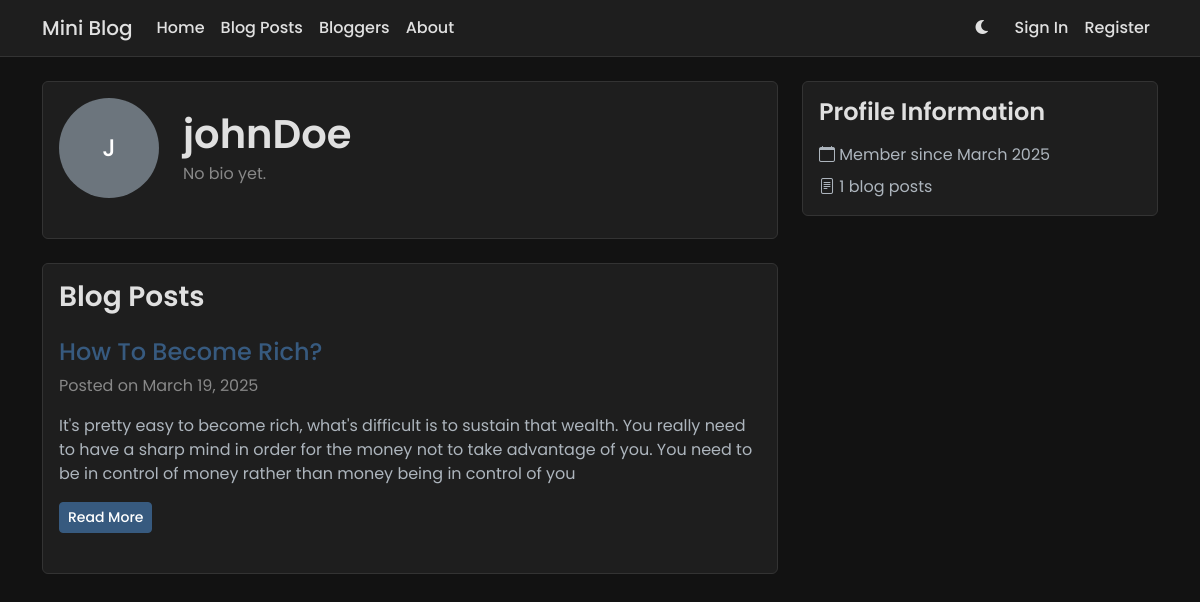
/blog/blogger/4/, run on an earlier commit of the app's database.
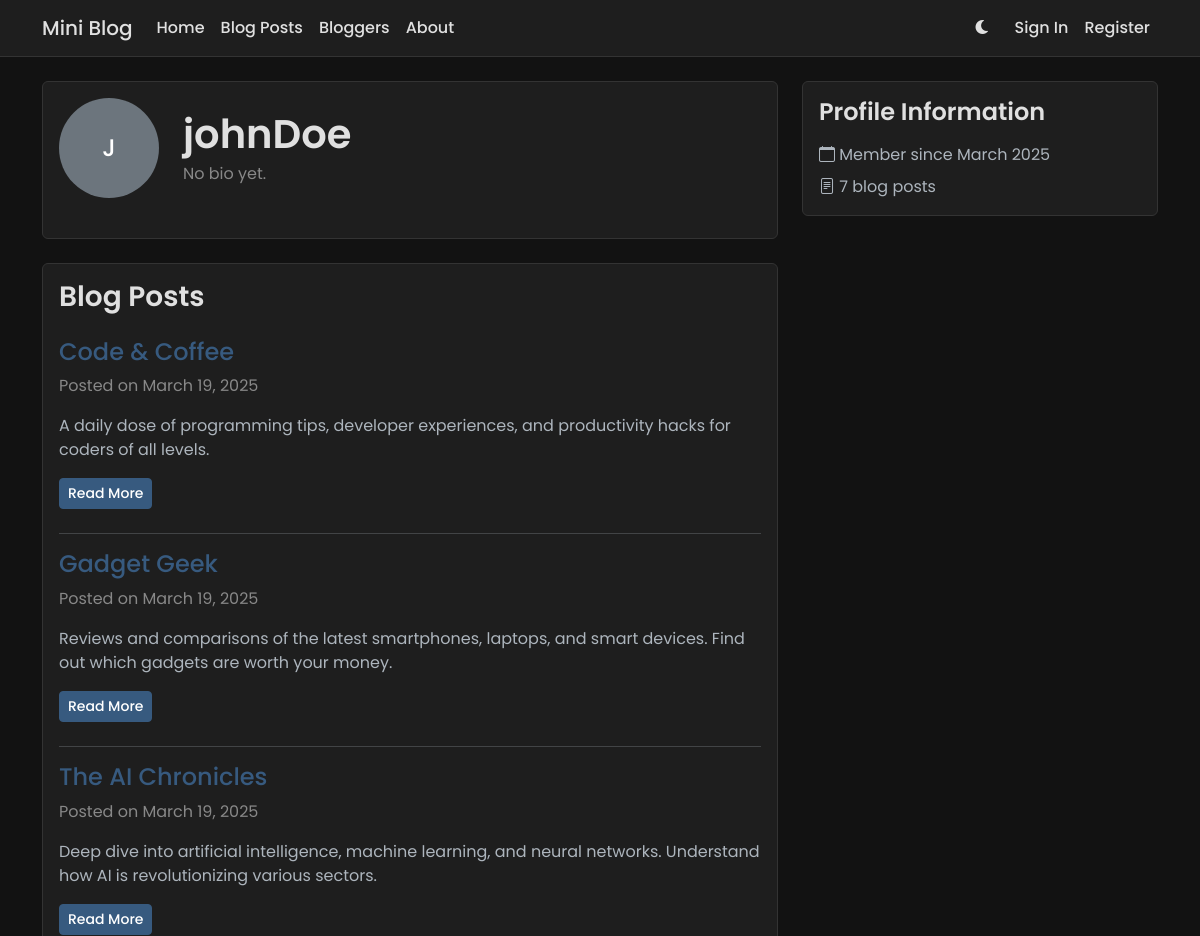
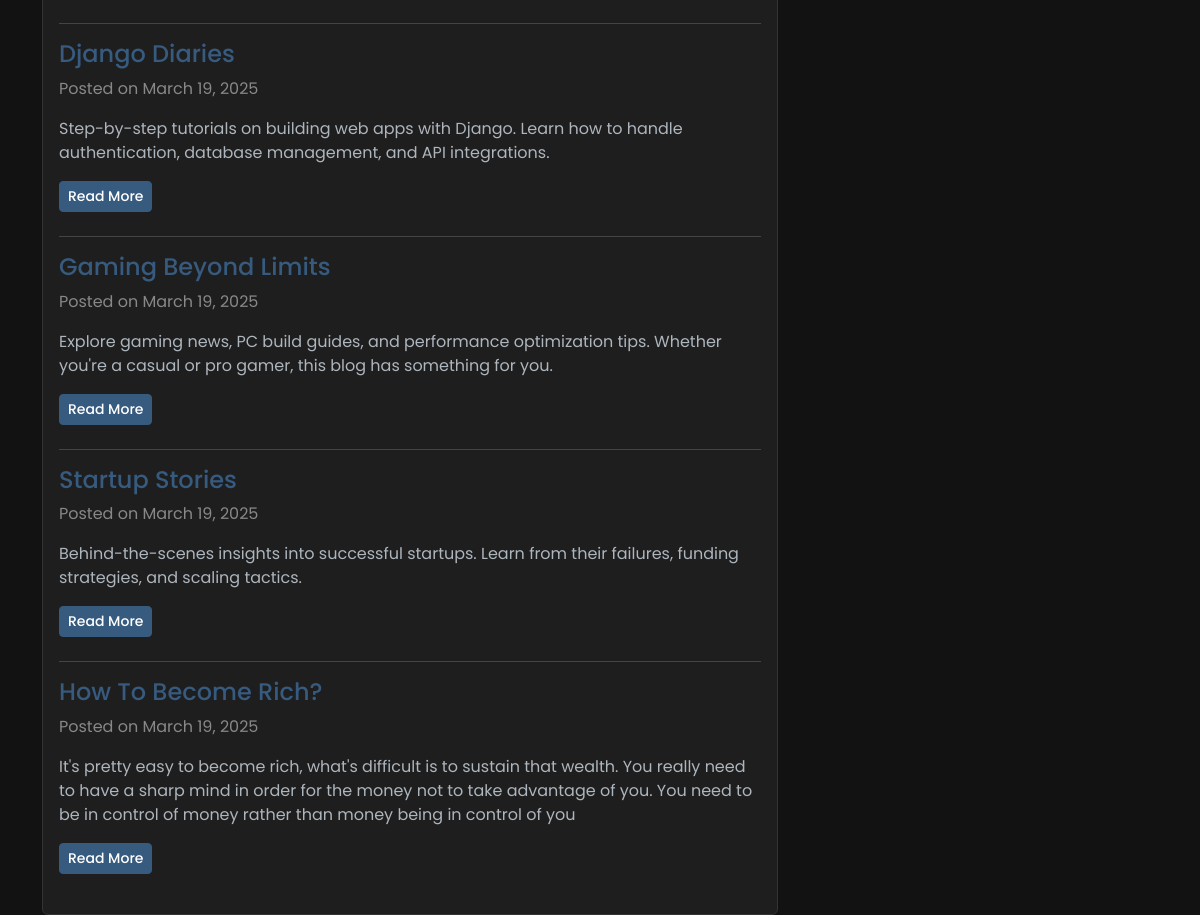
And on a later commit of the database (2 pictures, top to bottom).
### app/models.py (models this page shows, shortened)
class User(AbstractUser):
    bio = models.TextField(max_length=500, blank=True)
    location = models.CharField(max_length=100, blank=True)
    website = models.URLField(max_length=200, blank=True)
    profile_picture = models.ImageField(upload_to='profile_pics/', null=True, blank=True)
    created_at = models.DateTimeField(auto_now_add=True)
    updated_at = models.DateTimeField(auto_now=True)

class BlogPost(models.Model):
    title = models.CharField(max_length=200)
    content = models.TextField()
    author = models.ForeignKey(User, on_delete=models.CASCADE, related_name='blog_posts')
    created_at = models.DateTimeField(auto_now_add=True)
    updated_at = models.DateTimeField(auto_now=True)
    class Meta:
        ordering = ['-created_at']

### app/views.py (the view)
# urls.py: path('blog/blogger/<int:author_id>/', views.blogger_detail, name='blogger_detail'),
def blogger_detail(request, author_id):
    author = get_object_or_404(User, id=author_id)
    blog_posts = BlogPost.objects.filter(author=author).order_by('-created_at')
    return render(request, 'blogger_detail.html', {
        'author': author,
        'blog_posts': blog_posts
    })

### app/templates/blogger_detail.html (shortened to what this page needs)
{% extends 'base.html' %}
{% block content %}
<div class="row">
    <div class="col-md-8">
        <div class="card mb-4">
            <div class="card-body">
                <div class="d-flex align-items-center mb-4">
                    <div class="position-relative">
                        {% if author.profile_picture %}
                            <div class="profile-picture-container">
                                <img src="{{ author.profile_picture.url }}" alt="{{ author.username }}'s profile"
                                     class="rounded-circle" style="width: 100px; height: 100px; object-fit: cover; cursor: pointer;"
                                     id="profilePicture">
                                {% if user == author %}
                                    <div class="profile-picture-overlay">
                                        <div class="overlay-content">
                                            <span>Change Profile Picture</span>
                                            <button class="btn btn-sm btn-danger mt-2 remove-profile-picture">Remove</button>
                                        </div>
                                    </div>
                                {% endif %}
                            </div>
                        {% else %}
                            <div class="profile-picture-container">
                                <div class="rounded-circle bg-secondary d-flex align-items-center justify-content-center"
                                     style="width: 100px; height: 100px; cursor: pointer;"
                                     id="profilePicture">
                                    <span class="text-white h4 mb-0">{{ author.username|first|upper }}</span>
                                </div>
                            </div>
                        {% endif %}
                    </div>
                    <div class="ms-4">
                        <h1 class="mb-1">{{ author.username }}</h1>
                        {% if author.bio %}
                            <p class="text-muted mb-0">{{ author.bio }}</p>
                        {% else %}
                            <p class="text-muted mb-0">No bio yet.</p>
                        {% endif %}
                    </div>
                </div>
            </div>
        </div>
        <div class="card">
            <div class="card-body">
                <h3 class="card-title mb-4">Blog Posts</h3>
                {% if blog_posts %}
                    {% for post in blog_posts %}
                        <article class="mb-4">
                            <h4>
                                <a href="{% url 'blog_detail' post.id %}" class="text-decoration-none">{{ post.title }}</a>
                            </h4>
                            <p class="text-muted">
                                Posted on {{ post.created_at|date:"F j, Y" }}
                            </p>
                            <p>{{ post.content|truncatewords:50 }}</p>
                            <a href="{% url 'blog_detail' post.id %}" class="btn btn-primary btn-sm">Read More</a>
                        </article>
                        {% if not forloop.last %}
                            <hr>
                        {% endif %}
                    {% endfor %}
                {% else %}
                    <p class="text-muted mb-0">No blog posts yet.</p>
                {% endif %}
            </div>
        </div>
    </div>
    <div class="col-md-4">
        <div class="card mb-4">
            <div class="card-body">
                <h3 class="card-title h4 mb-3">Profile Information</h3>
                <ul class="list-unstyled mb-0">
                    <li class="mb-2">
                        <i class="bi bi-calendar"></i> Member since {{ author.date_joined|date:"F Y" }}
                    </li>
                    <li>
                        <i class="bi bi-file-text"></i> {{ blog_posts.count }} blog posts
                    </li>
                </ul>
            </div>
        </div>
    </div>
</div>
{% endblock %}

### app/templates/base.html (shortened to what this page needs)
<!DOCTYPE html>
<html lang="en" data-bs-theme="dark">
<head>
    <link href="https://cdn.jsdelivr.net/npm/bootstrap@5.3.0/dist/css/bootstrap.min.css" rel="stylesheet">
    <link href="https://cdn.jsdelivr.net/npm/bootstrap-icons@1.11.0/font/bootstrap-icons.css" rel="stylesheet">
    <link href="https://cdnjs.cloudflare.com/ajax/libs/font-awesome/6.0.0/css/all.min.css" rel="stylesheet">
</head>
<body>
    <nav class="navbar navbar-expand-lg">
        <div class="container">
            <a class="navbar-brand" href="{% url 'home' %}">Mini Blog</a>
            <div class="collapse navbar-collapse" id="navbarNav">
                <ul class="navbar-nav me-auto">
                    <li class="nav-item">
                        <a class="nav-link {% if request.resolver_match.url_name == 'home' %}active{% endif %}" href="{% url 'home' %}">
                            Home
                        </a>
                    </li>
                    <li class="nav-item">
                        <a class="nav-link {% if request.resolver_match.url_name == 'blog_list' %}active{% endif %}" href="{% url 'blog_list' %}">
                            Blog Posts
                        </a>
                    </li>
                    <li class="nav-item">
                        <a class="nav-link {% if request.resolver_match.url_name == 'blogger_list' %}active{% endif %}" href="{% url 'blogger_list' %}">
                            Bloggers
                        </a>
                    </li>
                    <li class="nav-item">
                        <a class="nav-link {% if request.resolver_match.url_name == 'about' %}active{% endif %}" href="{% url 'about' %}">
                            About
                        </a>
                    </li>
                </ul>
                <ul class="navbar-nav align-items-center">
                    <li class="nav-item me-2">
                        <div class="theme-toggle" id="themeToggle">
                            <i class="fas fa-moon"></i>
                        </div>
                    </li>
                    {% if user.is_authenticated %}
                        <li class="nav-item">
                            <a class="nav-link {% if request.resolver_match.url_name == 'blogger_detail' and request.resolver_match.kwargs.author_id == user.id %}active{% endif %}" href="{% url 'blogger_detail' user.id %}">
                                My Profile
                            </a>
                        </li>
                        <li class="nav-item">
                            <a class="nav-link" href="{% url 'logout' %}">Logout</a>
                        </li>
                    {% else %}
                        <li class="nav-item">
                            <a class="nav-link" href="{% url 'login' %}">Sign In</a>
                        </li>
                        <li class="nav-item">
                            <a class="nav-link" href="{% url 'register' %}">Register</a>
                        </li>
                    {% endif %}
                </ul>
            </div>
        </div>
    </nav>
    <main class="container mt-4">
        {% block content %}
        {% endblock %}
    </main>
</body>
</html>

### app/templates/base.html (style rules this page uses)
:root[data-bs-theme="dark"] { --bg-color: #121212; --text-color: #e0e0e0; --card-bg: #1e1e1e; --card-border: #333; --navbar-bg: #1e1e1e; --navbar-border: #333; --form-bg: #2d2d2d; --form-border: #444; --form-focus-border: #375a7f; --form-focus-shadow: rgba(55, 90, 127, 0.25); --toast-bg: #1e1e1e; --toast-border: #333; --toast-header-bg: #2d2d2d; --modal-bg: #1e1e1e; --modal-border: #333; --modal-header-bg: #2d2d2d; --modal-footer-bg: #2d2d2d; }
body { background-color: var(--bg-color); color: var(--text-color); font-family: 'Poppins', sans-serif; }
.navbar { background-color: var(--navbar-bg) !important; border-bottom: 1px solid var(--navbar-border); font-family: 'Poppins', sans-serif; }
.navbar-brand, .nav-link { color: var(--text-color) !important; font-weight: 500; }
.card { background-color: var(--card-bg); border: 1px solid var(--card-border); font-family: 'Poppins', sans-serif; }
.card-title { color: var(--text-color); font-weight: 600; }
.text-muted { color: #888 !important; }
.btn-primary { background-color: #375a7f; border-color: #375a7f; font-weight: 500; }
a { color: #375a7f; text-decoration: none; font-weight: 500; }
h1, h2, h3, h4, h5, h6 { font-weight: 600; color: var(--text-color); }
.btn { font-weight: 500; }
.theme-toggle { cursor: pointer; padding: 0.5rem; border-radius: 50%; transition: background-color 0.3s; }

### app/templates/blogger_detail.html (style rules this page uses)
.profile-picture-container { position: relative; width: 100px; height: 100px; }

What changed in the data, as far as the page shows it:
added BlogPost: title "Code & Coffee", created_at "March 19, 2025", content "A daily dose of programming tips, developer experiences, and productivity hacks for coders of all levels."
added BlogPost: title "Gadget Geek", created_at "March 19, 2025", content "Reviews and comparisons of the latest smartphones, laptops, and smart devices. Find out which gadgets are worth your money."
added BlogPost: title "The AI Chronicles", created_at "March 19, 2025", content "Deep dive into artificial intelligence, machine learning, and neural networks. Understand how AI is revolutionizing various sectors."
added BlogPost: title "Django Diaries", created_at "March 19, 2025", content "Step-by-step tutorials on building web apps with Django. Learn how to handle authentication, database management, and API integrations."
added BlogPost: title "Gaming Beyond Limits", created_at "March 19, 2025", content "Explore gaming news, PC build guides, and performance optimization tips. Whether you're a casual or pro gamer, this blog has something for you."
added BlogPost: title "Startup Stories", created_at "March 19, 2025", content "Behind-the-scenes insights into successful startups. Learn from their failures, funding strategies, and scaling tactics."
Also different on the page:
{{ blog_posts.count }}: "1" → "7"
